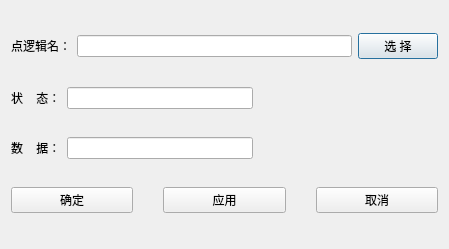
<?xml version="1.0" encoding="UTF-8"?>
<ui version="4.0">
 <class>CSceneDataAddTable</class>
 <widget class="QDialog" name="CSceneDataAddTable">
  <property name="geometry">
   <rect>
    <x>0</x>
    <y>0</y>
    <width>449</width>
    <height>249</height>
   </rect>
  </property>
  <property name="windowTitle">
   <string>添加工况数据</string>
  </property>
  <property name="styleSheet">
   <string notr="true">font: 14pt &quot;宋体&quot;;</string>
  </property>
  <layout class="QVBoxLayout" name="verticalLayout">
   <item>
    <layout class="QHBoxLayout" name="horizontalLayout">
     <item>
      <widget class="QLabel" name="label">
       <property name="styleSheet">
        <string notr="true">font: 14pt &quot;宋体&quot;;</string>
       </property>
       <property name="text">
        <string>点逻辑名：</string>
       </property>
      </widget>
     </item>
     <item>
      <widget class="QLineEdit" name="editLogicalName">
       <property name="minimumSize">
        <size>
         <width>0</width>
         <height>0</height>
        </size>
       </property>
      </widget>
     </item>
     <item>
      <widget class="QPushButton" name="buttonPointName">
       <property name="text">
        <string>选 择</string>
       </property>
      </widget>
     </item>
    </layout>
   </item>
   <item>
    <layout class="QHBoxLayout" name="horizontalLayout_2">
     <item>
      <widget class="QLabel" name="label_2">
       <property name="styleSheet">
        <string notr="true">font: 14pt &quot;宋体&quot;;</string>
       </property>
       <property name="text">
        <string>状    态：</string>
       </property>
      </widget>
     </item>
     <item>
      <widget class="QLineEdit" name="editStatus"/>
     </item>
     <item>
      <spacer name="horizontalSpacer">
       <property name="orientation">
        <enum>Qt::Horizontal</enum>
       </property>
       <property name="sizeHint" stdset="0">
        <size>
         <width>40</width>
         <height>20</height>
        </size>
       </property>
      </spacer>
     </item>
    </layout>
   </item>
   <item>
    <layout class="QHBoxLayout" name="horizontalLayout_3">
     <item>
      <widget class="QLabel" name="label_3">
       <property name="styleSheet">
        <string notr="true">font: 14pt &quot;宋体&quot;;</string>
       </property>
       <property name="text">
        <string>数    据：</string>
       </property>
      </widget>
     </item>
     <item>
      <widget class="QLineEdit" name="editData"/>
     </item>
     <item>
      <spacer name="horizontalSpacer_2">
       <property name="orientation">
        <enum>Qt::Horizontal</enum>
       </property>
       <property name="sizeHint" stdset="0">
        <size>
         <width>40</width>
         <height>20</height>
        </size>
       </property>
      </spacer>
     </item>
    </layout>
   </item>
   <item>
    <layout class="QHBoxLayout" name="horizontalLayout_4">
     <property name="spacing">
      <number>30</number>
     </property>
     <item>
      <widget class="QPushButton" name="buttonEnter">
       <property name="styleSheet">
        <string notr="true">font: 12pt &quot;宋体&quot;;</string>
       </property>
       <property name="text">
        <string>确定</string>
       </property>
      </widget>
     </item>
     <item>
      <widget class="QPushButton" name="buttonApply">
       <property name="styleSheet">
        <string notr="true">font: 12pt &quot;宋体&quot;;</string>
       </property>
       <property name="text">
        <string>应用</string>
       </property>
      </widget>
     </item>
     <item>
      <widget class="QPushButton" name="buttonExit">
       <property name="styleSheet">
        <string notr="true">font: 12pt &quot;宋体&quot;;</string>
       </property>
       <property name="text">
        <string>取消</string>
       </property>
      </widget>
     </item>
    </layout>
   </item>
  </layout>
 </widget>
 <tabstops>
  <tabstop>editLogicalName</tabstop>
 </tabstops>
 <resources/>
 <connections>
  <connection>
   <sender>buttonExit</sender>
   <signal>clicked()</signal>
   <receiver>CSceneDataAddTable</receiver>
   <slot>reject()</slot>
   <hints>
    <hint type="sourcelabel">
     <x>260</x>
     <y>210</y>
    </hint>
    <hint type="destinationlabel">
     <x>174</x>
     <y>124</y>
    </hint>
   </hints>
  </connection>
 </connections>
</ui>
